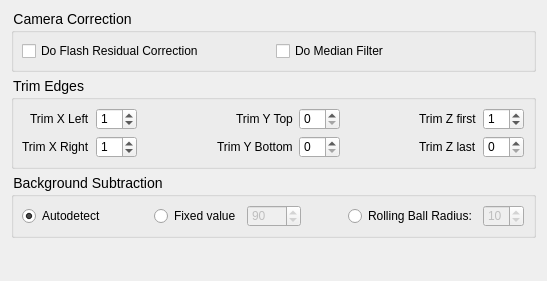
          <widget class="QWidget" name="tool_preprocess">
           <property name="geometry">
            <rect>
             <x>0</x>
             <y>0</y>
             <width>547</width>
             <height>281</height>
            </rect>
           </property>
           <attribute name="label">
            <string>Pre-Processing</string>
           </attribute>
           <layout class="QVBoxLayout" name="verticalLayout_16">
            <item>
             <widget class="QGroupBox" name="camcorGroupBox">
              <property name="styleSheet">
               <string notr="true">QGroupBox{font-size: 14px} QGroupBox::title{subcontrol-position: top left}</string>
              </property>
              <property name="title">
               <string>Camera Correction</string>
              </property>
              <layout class="QHBoxLayout" name="horizontalLayout_9">
               <property name="leftMargin">
                <number>8</number>
               </property>
               <property name="topMargin">
                <number>8</number>
               </property>
               <property name="bottomMargin">
                <number>8</number>
               </property>
               <item>
                <widget class="QCheckBox" name="camcorCheckBox">
                 <property name="text">
                  <string>Do Flash Residual Correction</string>
                 </property>
                </widget>
               </item>
               <item>
                <widget class="QCheckBox" name="medianFilterCheckBox">
                 <property name="mouseTracking">
                  <bool>true</bool>
                 </property>
                 <property name="text">
                  <string>Do Median Filter</string>
                 </property>
                </widget>
               </item>
              </layout>
             </widget>
            </item>
            <item>
             <widget class="QGroupBox" name="trimEdgesGroupBox">
              <property name="styleSheet">
               <string notr="true">QGroupBox{font-size: 14px} QGroupBox::title{subcontrol-position: top left}</string>
              </property>
              <property name="title">
               <string>Trim Edges</string>
              </property>
              <layout class="QGridLayout" name="gridLayout_23" columnstretch="0,0,0,0,0,0,0,0">
               <property name="leftMargin">
                <number>8</number>
               </property>
               <property name="topMargin">
                <number>8</number>
               </property>
               <property name="bottomMargin">
                <number>8</number>
               </property>
               <item row="0" column="5">
                <spacer name="trimspacer2">
                 <property name="orientation">
                  <enum>Qt::Horizontal</enum>
                 </property>
                 <property name="sizeHint" stdset="0">
                  <size>
                   <width>40</width>
                   <height>20</height>
                  </size>
                 </property>
                </spacer>
               </item>
               <item row="1" column="5">
                <spacer name="trimspacer4">
                 <property name="orientation">
                  <enum>Qt::Horizontal</enum>
                 </property>
                 <property name="sizeHint" stdset="0">
                  <size>
                   <width>40</width>
                   <height>20</height>
                  </size>
                 </property>
                </spacer>
               </item>
               <item row="0" column="4">
                <widget class="QSpinBox" name="trimY0SpinBox"/>
               </item>
               <item row="1" column="0" alignment="Qt::AlignRight">
                <widget class="QLabel" name="trimX1Label">
                 <property name="text">
                  <string>Trim X Right</string>
                 </property>
                </widget>
               </item>
               <item row="1" column="7">
                <widget class="QSpinBox" name="trimZ1SpinBox"/>
               </item>
               <item row="1" column="1">
                <widget class="QSpinBox" name="trimX1SpinBox">
                 <property name="maximumSize">
                  <size>
                   <width>16777215</width>
                   <height>16777215</height>
                  </size>
                 </property>
                 <property name="value">
                  <number>1</number>
                 </property>
                </widget>
               </item>
               <item row="1" column="4">
                <widget class="QSpinBox" name="trimY1SpinBox"/>
               </item>
               <item row="0" column="6" alignment="Qt::AlignRight">
                <widget class="QLabel" name="trimZ0Label">
                 <property name="text">
                  <string>Trim Z first</string>
                 </property>
                </widget>
               </item>
               <item row="0" column="1">
                <widget class="QSpinBox" name="trimX0SpinBox">
                 <property name="maximumSize">
                  <size>
                   <width>16777215</width>
                   <height>16777215</height>
                  </size>
                 </property>
                 <property name="autoFillBackground">
                  <bool>false</bool>
                 </property>
                 <property name="value">
                  <number>1</number>
                 </property>
                </widget>
               </item>
               <item row="0" column="7">
                <widget class="QSpinBox" name="trimZ0SpinBox">
                 <property name="autoFillBackground">
                  <bool>false</bool>
                 </property>
                 <property name="value">
                  <number>1</number>
                 </property>
                </widget>
               </item>
               <item row="0" column="3" alignment="Qt::AlignRight">
                <widget class="QLabel" name="trimY0Label">
                 <property name="text">
                  <string>Trim Y Top</string>
                 </property>
                </widget>
               </item>
               <item row="1" column="6" alignment="Qt::AlignRight">
                <widget class="QLabel" name="trimZ1Label">
                 <property name="text">
                  <string>Trim Z last</string>
                 </property>
                </widget>
               </item>
               <item row="0" column="0" alignment="Qt::AlignRight">
                <widget class="QLabel" name="trimX0Label">
                 <property name="text">
                  <string>Trim X Left</string>
                 </property>
                </widget>
               </item>
               <item row="1" column="3" alignment="Qt::AlignRight">
                <widget class="QLabel" name="trimY1Label">
                 <property name="text">
                  <string>Trim Y Bottom</string>
                 </property>
                </widget>
               </item>
               <item row="1" column="2">
                <spacer name="trimspacer3">
                 <property name="orientation">
                  <enum>Qt::Horizontal</enum>
                 </property>
                 <property name="sizeHint" stdset="0">
                  <size>
                   <width>40</width>
                   <height>20</height>
                  </size>
                 </property>
                </spacer>
               </item>
               <item row="0" column="2">
                <spacer name="trimspacer1">
                 <property name="orientation">
                  <enum>Qt::Horizontal</enum>
                 </property>
                 <property name="sizeHint" stdset="0">
                  <size>
                   <width>40</width>
                   <height>20</height>
                  </size>
                 </property>
                </spacer>
               </item>
              </layout>
              <zorder>trimX0Label</zorder>
              <zorder>trimX0SpinBox</zorder>
              <zorder>trimY0Label</zorder>
              <zorder>trimY0SpinBox</zorder>
              <zorder>trimZ0Label</zorder>
              <zorder>trimZ0SpinBox</zorder>
              <zorder>trimspacer1</zorder>
              <zorder>trimspacer2</zorder>
              <zorder>trimX1Label</zorder>
              <zorder>trimX1SpinBox</zorder>
              <zorder>trimY1SpinBox</zorder>
              <zorder>trimY1Label</zorder>
              <zorder>trimZ1SpinBox</zorder>
              <zorder>trimZ1Label</zorder>
              <zorder>trimspacer4</zorder>
              <zorder>trimspacer3</zorder>
             </widget>
            </item>
            <item>
             <widget class="QGroupBox" name="backgroundGroupBox">
              <property name="styleSheet">
               <string notr="true">QGroupBox{font-size: 14px} QGroupBox::title{subcontrol-position: top left}</string>
              </property>
              <property name="title">
               <string>Background Subtraction</string>
              </property>
              <layout class="QHBoxLayout" name="horizontalLayout_6">
               <property name="leftMargin">
                <number>8</number>
               </property>
               <property name="topMargin">
                <number>8</number>
               </property>
               <property name="bottomMargin">
                <number>8</number>
               </property>
               <item>
                <widget class="QRadioButton" name="backgroundAutoRadio">
                 <property name="text">
                  <string>Autodetect</string>
                 </property>
                 <property name="checked">
                  <bool>true</bool>
                 </property>
                </widget>
               </item>
               <item>
                <spacer name="bgrdspacer1">
                 <property name="orientation">
                  <enum>Qt::Horizontal</enum>
                 </property>
                 <property name="sizeHint" stdset="0">
                  <size>
                   <width>40</width>
                   <height>20</height>
                  </size>
                 </property>
                </spacer>
               </item>
               <item>
                <widget class="QRadioButton" name="backgroundFixedRadio">
                 <property name="text">
                  <string>Fixed value</string>
                 </property>
                </widget>
               </item>
               <item>
                <widget class="QSpinBox" name="backgroundFixedSpinBox">
                 <property name="enabled">
                  <bool>false</bool>
                 </property>
                 <property name="autoFillBackground">
                  <bool>false</bool>
                 </property>
                 <property name="maximum">
                  <number>1000</number>
                 </property>
                 <property name="value">
                  <number>90</number>
                 </property>
                </widget>
               </item>
               <item>
                <spacer name="bgrdspacer2">
                 <property name="orientation">
                  <enum>Qt::Horizontal</enum>
                 </property>
                 <property name="sizeHint" stdset="0">
                  <size>
                   <width>40</width>
                   <height>20</height>
                  </size>
                 </property>
                </spacer>
               </item>
               <item>
                <widget class="QRadioButton" name="backgroundRollingRadio">
                 <property name="text">
                  <string>Rolling Ball Radius:</string>
                 </property>
                </widget>
               </item>
               <item>
                <widget class="QSpinBox" name="backgroundRollingSpinBox">
                 <property name="enabled">
                  <bool>false</bool>
                 </property>
                 <property name="value">
                  <number>10</number>
                 </property>
                </widget>
               </item>
              </layout>
             </widget>
            </item>
            <item>
             <spacer name="preprocessSpacer">
              <property name="orientation">
               <enum>Qt::Vertical</enum>
              </property>
              <property name="sizeHint" stdset="0">
               <size>
                <width>20</width>
                <height>40</height>
               </size>
              </property>
             </spacer>
            </item>
           </layout>
          </widget>
